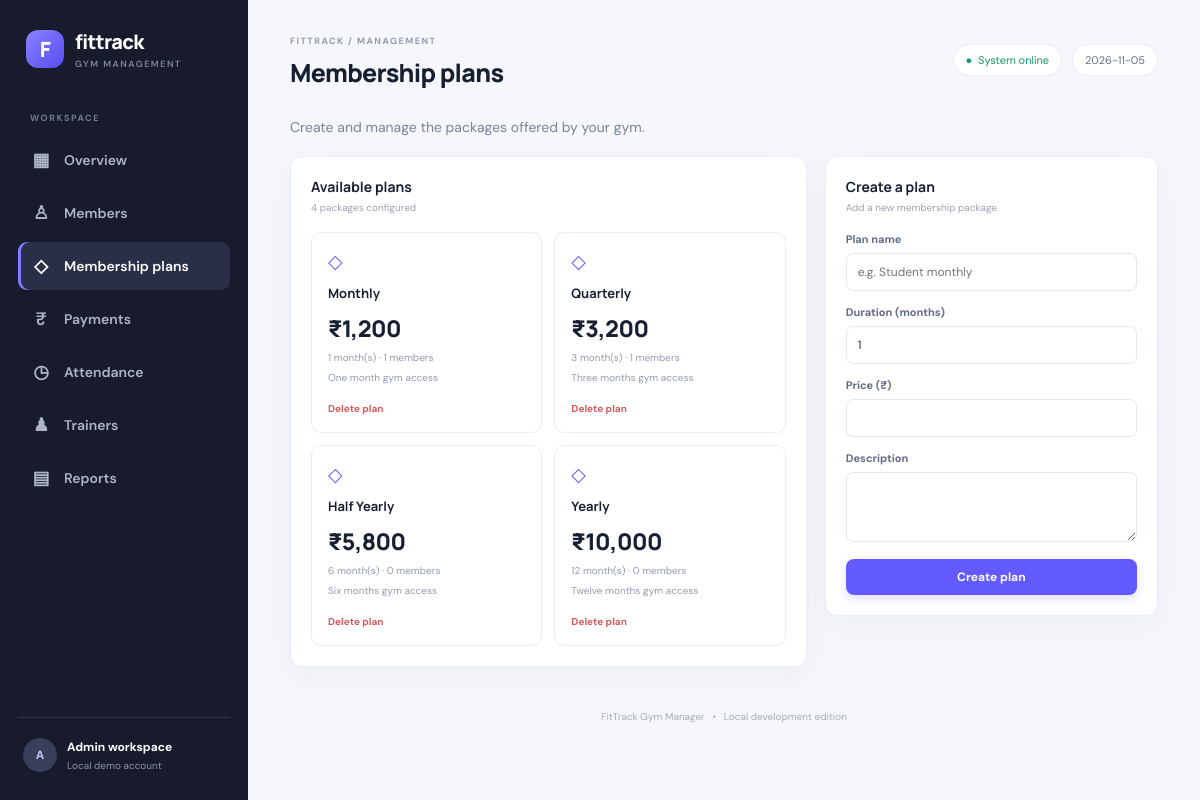
The app's page /plans with its own data.
### tables this page shows
CREATE TABLE plans (id INTEGER PRIMARY KEY AUTOINCREMENT,name TEXT NOT NULL UNIQUE,duration_months INTEGER NOT NULL,price REAL NOT NULL,description TEXT);

### app.py (the view, shortened to what this page needs)
@app.route("/plans", methods=["GET", "POST"])
def plans():
    with get_db() as db:
        rows = db.execute("SELECT p.*,COUNT(m.id) AS member_count FROM plans p LEFT JOIN members m ON m.plan_id=p.id GROUP BY p.id ORDER BY p.price").fetchall()
    return render_template("plans.html", plans=rows)

### app.py (called while the page is built)
def get_db():
    conn = sqlite3.connect(DB_PATH)
    conn.row_factory = sqlite3.Row
    conn.execute("PRAGMA foreign_keys = ON")
    return conn

@app.template_filter("money")
def money(value):
    return "₹{:,.0f}".format(value or 0)

@app.context_processor
def inject_globals():
    return {"today": date.today().isoformat()}

### templates/plans.html
{% extends "base.html" %}{% block title %}Plans{% endblock %}{% block heading %}Membership plans{% endblock %}
{% block content %}<div class="welcome-row"><p>Create and manage the packages offered by your gym.</p></div>
<div class="content-grid"><section class="panel"><div class="panel-head"><div><h2>Available plans</h2><p>{{ plans|length }} packages configured</p></div></div><div class="plan-grid">{% for p in plans %}<div class="plan-card"><span class="plan-symbol">◇</span><h3>{{ p.name }}</h3><div class="plan-price">{{ p.price|money }}</div><p>{{ p.duration_months }} month(s) · {{ p.member_count }} members</p><small>{{ p.description or 'Gym membership access' }}</small><form method="post" action="{{ url_for('delete_plan',plan_id=p.id) }}" onsubmit="return confirm('Delete this plan?')"><button class="text-danger">Delete plan</button></form></div>{% else %}<div class="empty">No plans yet.</div>{% endfor %}</div></section>
<section class="panel"><div class="panel-head"><div><h2>Create a plan</h2><p>Add a new membership package</p></div></div><form method="post" class="stack-form"><label>Plan name<input name="name" required placeholder="e.g. Student monthly"></label><label>Duration (months)<input type="number" name="duration_months" min="1" required value="1"></label><label>Price (₹)<input type="number" name="price" min="0" step="0.01" required></label><label>Description<textarea name="description" rows="3"></textarea></label><button class="btn primary">Create plan</button></form></section></div>{% endblock %}

### static/style.css (style rules this page uses)
:root { --bg:#f5f7fb;--surface:#fff;--ink:#172033;--muted:#7b8497;--line:#e9edf4;--primary:#635bff;--primary-dark:#5148e5;--green:#17a673;--shadow:0 8px 28px rgba(25,35,60,.045) }
* { box-sizing:border-box }
body { margin:0;background:var(--bg);color:var(--ink);font-family:'DM Sans',sans-serif;font-size:14px }
.welcome-row { display:flex;justify-content:space-between;align-items:center;margin-bottom:20px }
.welcome-row p,.muted { color:var(--muted);margin:0 }
.btn { border:0;border-radius:8px;padding:10px 15px;font:700 12px 'DM Sans';text-decoration:none;display:inline-flex;align-items:center;justify-content:center;cursor:pointer }
.btn.primary { background:var(--primary);color:#fff;box-shadow:0 4px 10px #635bff30 }
.stat-card,.panel,.form-panel { background:var(--surface);border:1px solid var(--line);border-radius:12px;box-shadow:var(--shadow) }
.content-grid { display:grid;grid-template-columns:minmax(0,1.55fr) minmax(300px,1fr);gap:18px;align-items:start }
.panel { padding:20px;margin-bottom:18px;min-width:0 }
.panel-head { display:flex;justify-content:space-between;align-items:center;margin-bottom:18px }
.panel-head h2 { font:700 14px Manrope;margin:0 0 5px }
.panel-head p { margin:0;color:#9aa2b2;font-size:10px }
.text-link,.text-danger { border:0;background:none;padding:0;text-decoration:none;color:var(--primary);font:700 10px 'DM Sans';cursor:pointer }
.text-danger { color:#d35b5b }
.form-grid label,.stack-form label { display:grid;gap:7px;color:#626d83;font-size:11px;font-weight:700 }
.stack-form { display:grid;gap:14px }
.stack-form .btn { margin-top:3px }
.plan-grid { display:grid;grid-template-columns:repeat(2,minmax(0,1fr));gap:12px }
.plan-card { border:1px solid var(--line);border-radius:10px;padding:16px }
.plan-symbol { color:var(--primary);font-size:19px }
.plan-card h3 { font:700 13px Manrope;margin:10px 0 }
.plan-price { font:800 23px Manrope;letter-spacing:-.5px }
.plan-card p,.plan-card small { display:block;color:#929bad;font-size:10px;margin:7px 0 }
.plan-card form { margin-top:14px }
input,select,textarea { width:100%;border:1px solid #e4e8f0;border-radius:7px;padding:10px 11px;background:#fff;color:#293248;font:400 12px 'DM Sans';outline:none }
textarea { resize:vertical }

### records on screen
plans: name "Monthly", price "₹1,200", duration_months "1", member_count "1", description "One month gym access"
plans: name "Quarterly", price "₹3,200", duration_months "3", member_count "1", description "Three months gym access"
plans: name "Half Yearly", price "₹5,800", duration_months "6", member_count "0", description "Six months gym access"
plans: name "Yearly", price "₹10,000", duration_months "12", member_count "0", description "Twelve months gym access"

### other values on screen
{{ plans|length }} "4"
